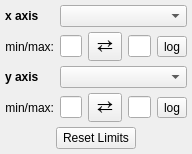
<?xml version="1.0" encoding="UTF-8"?>
<ui version="4.0">
 <class>Widget</class>
 <widget class="QWidget" name="Widget">
  <property name="geometry">
   <rect>
    <x>0</x>
    <y>0</y>
    <width>192</width>
    <height>151</height>
   </rect>
  </property>
  <property name="windowTitle">
   <string>2D Scatter</string>
  </property>
  <layout class="QGridLayout" name="gridLayout_5">
   <property name="leftMargin">
    <number>5</number>
   </property>
   <property name="topMargin">
    <number>5</number>
   </property>
   <property name="rightMargin">
    <number>5</number>
   </property>
   <property name="bottomMargin">
    <number>5</number>
   </property>
   <property name="verticalSpacing">
    <number>5</number>
   </property>
   <item row="3" column="5">
    <widget class="QLineEdit" name="valuetext_y_max"/>
   </item>
   <item row="1" column="3">
    <widget class="QLineEdit" name="valuetext_x_min"/>
   </item>
   <item row="0" column="3" colspan="4">
    <widget class="QComboBox" name="combodata_xatt">
     <property name="sizeAdjustPolicy">
      <enum>QComboBox::AdjustToMinimumContentsLength</enum>
     </property>
    </widget>
   </item>
   <item row="2" column="2">
    <widget class="QLabel" name="x_lab">
     <property name="font">
      <font>
       <weight>75</weight>
       <bold>true</bold>
      </font>
     </property>
     <property name="text">
      <string>y axis</string>
     </property>
    </widget>
   </item>
   <item row="3" column="6">
    <widget class="QToolButton" name="bool_log_y">
     <property name="text">
      <string>log</string>
     </property>
     <property name="checkable">
      <bool>true</bool>
     </property>
    </widget>
   </item>
   <item row="0" column="2">
    <widget class="QLabel" name="x_lab">
     <property name="font">
      <font>
       <weight>75</weight>
       <bold>true</bold>
      </font>
     </property>
     <property name="text">
      <string>x axis</string>
     </property>
    </widget>
   </item>
   <item row="1" column="6">
    <widget class="QToolButton" name="bool_log_x">
     <property name="text">
      <string>log</string>
     </property>
     <property name="checkable">
      <bool>true</bool>
     </property>
    </widget>
   </item>
   <item row="1" column="4">
    <widget class="QToolButton" name="button_flip_x">
     <property name="font">
      <font>
       <pointsize>14</pointsize>
      </font>
     </property>
     <property name="styleSheet">
      <string notr="true">padding: 0px</string>
     </property>
     <property name="text">
      <string>⇄</string>
     </property>
    </widget>
   </item>
   <item row="2" column="3" colspan="4">
    <widget class="QComboBox" name="combodata_yatt">
     <property name="sizeAdjustPolicy">
      <enum>QComboBox::AdjustToMinimumContentsLength</enum>
     </property>
    </widget>
   </item>
   <item row="3" column="4">
    <widget class="QToolButton" name="button_flip_y">
     <property name="font">
      <font>
       <pointsize>14</pointsize>
      </font>
     </property>
     <property name="styleSheet">
      <string notr="true">padding: 0px</string>
     </property>
     <property name="text">
      <string>⇄</string>
     </property>
    </widget>
   </item>
   <item row="1" column="5">
    <widget class="QLineEdit" name="valuetext_x_max"/>
   </item>
   <item row="1" column="2">
    <widget class="QLabel" name="label_2">
     <property name="text">
      <string>min/max:</string>
     </property>
     <property name="alignment">
      <set>Qt::AlignRight|Qt::AlignTrailing|Qt::AlignVCenter</set>
     </property>
    </widget>
   </item>
   <item row="3" column="3">
    <widget class="QLineEdit" name="valuetext_y_min"/>
   </item>
   <item row="3" column="2">
    <widget class="QLabel" name="label_2">
     <property name="text">
      <string>min/max:</string>
     </property>
     <property name="alignment">
      <set>Qt::AlignRight|Qt::AlignTrailing|Qt::AlignVCenter</set>
     </property>
    </widget>
   </item>
   <item row="4" column="2" colspan="5">
    <layout class="QHBoxLayout" name="horizontalLayout">
     <item>
      <spacer name="horizontalSpacer">
       <property name="orientation">
        <enum>Qt::Horizontal</enum>
       </property>
       <property name="sizeHint" stdset="0">
        <size>
         <width>40</width>
         <height>20</height>
        </size>
       </property>
      </spacer>
     </item>
     <item>
      <widget class="QPushButton" name="button_reset_limits">
       <property name="text">
        <string>Reset Limits</string>
       </property>
      </widget>
     </item>
     <item>
      <spacer name="horizontalSpacer_2">
       <property name="orientation">
        <enum>Qt::Horizontal</enum>
       </property>
       <property name="sizeHint" stdset="0">
        <size>
         <width>40</width>
         <height>20</height>
        </size>
       </property>
      </spacer>
     </item>
    </layout>
   </item>
   <item row="5" column="2" colspan="5">
    <spacer name="verticalSpacer">
     <property name="orientation">
      <enum>Qt::Vertical</enum>
     </property>
     <property name="sizeHint" stdset="0">
      <size>
       <width>20</width>
       <height>40</height>
      </size>
     </property>
    </spacer>
   </item>
  </layout>
 </widget>
 <layoutdefault spacing="6" margin="11"/>
 <resources/>
 <connections/>
</ui>
